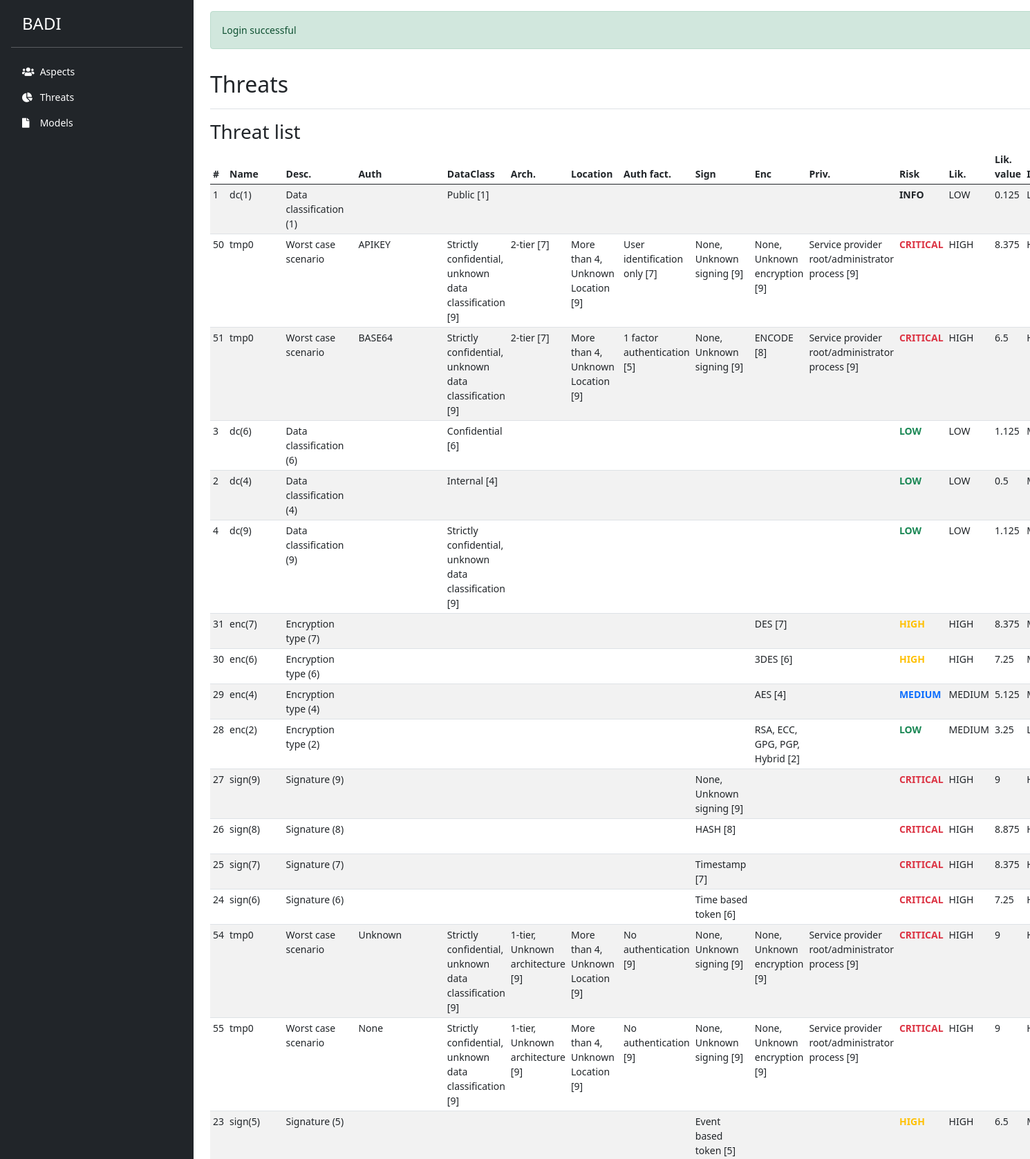
Page /index.php?page=threats (signed in, upper part) on the committed database.
### tables this page shows
CREATE TABLE `dshb_menu` (
  `id` int(11) NOT NULL,
  `icon` varchar(45) NOT NULL,
  `name` varchar(45) DEFAULT NULL,
  `href` varchar(25) NOT NULL,
  `min_user_role` int(11) NOT NULL
);

CREATE TABLE `threats` (
  `id` int(255) NOT NULL,
  `sl` int(10) DEFAULT NULL,
  `m` int(10) DEFAULT NULL,
  `o` int(10) DEFAULT NULL,
  `s` int(10) DEFAULT NULL,
  `ed` int(10) DEFAULT NULL,
  `ee` int(10) DEFAULT NULL,
  `a` int(10) DEFAULT NULL,
  `ide` int(10) DEFAULT NULL,
  `lc` int(10) DEFAULT NULL,
  `li` int(10) DEFAULT NULL,
  `lav` int(10) DEFAULT NULL,
  `lac` int(10) DEFAULT NULL,
  `fd` int(10) DEFAULT NULL,
  `rd` int(10) DEFAULT NULL,
  `nc` int(10) DEFAULT NULL,
  `pv` int(10) DEFAULT NULL,
  `threat_name` varchar(150) DEFAULT NULL,
  `threat_description` varchar(250) DEFAULT NULL,
  `dataclass` varchar(150) DEFAULT NULL,
  `architect` varchar(150) DEFAULT NULL,
  `authprot` varchar(150) DEFAULT NULL,
  `netloc` varchar(150) DEFAULT NULL,
  `authfact` varchar(150) DEFAULT NULL,
  `sign` varchar(150) DEFAULT NULL,
  `enc` varchar(150) DEFAULT NULL,
  `userpriv` varchar(150) DEFAULT NULL,
  `risklevel` varchar(150) DEFAULT NULL,
  `liklevel` varchar(150) DEFAULT '1',
  `likvalue` varchar(150) DEFAULT NULL,
  `implevel` varchar(150) DEFAULT NULL,
  `impvalue` varchar(150) DEFAULT NULL,
  `timestamp` timestamp NOT NULL DEFAULT current_timestamp() ON UPDATE current_timestamp()
);

### src/CoreFunctions.php (called while the page is built, shortened)
<?php
class CoreFunctions
{
    public static function isGranted($requiredRole = self::ROLE_USER)
    {
        if ($requiredRole == self::ROLE_RISK_ANALYST && in_array($_SESSION['role'], [self::ROLE_RISK_ANALYST])) {
            return true;
        }
        if ($requiredRole == self::ROLE_OPERATOR && in_array($_SESSION['role'], [self::ROLE_RISK_ANALYST, self::ROLE_OPERATOR])) {
            return true;
        }
        if ($requiredRole == self::ROLE_USER && in_array($_SESSION['role'], [self::ROLE_RISK_ANALYST, self::ROLE_OPERATOR, self::ROLE_USER])) {
            return true;
        }
        return false;
    }
}

### core.php (called while the page is built)
<?php
class Connection {
    private $servername = "localhost";
    private $username   = "root";
    private $password   = "";
    private $database   = "badi";
    public  $connection;
    public function __construct()
    {
        $this->connection = new mysqli($this->servername, $this->username,$this->password,$this->database);
        if(mysqli_connect_error()) {
            trigger_error("Failed to connect to MySQL: " . mysqli_connect_error());
        }else{
            return $this->connection;
        }
    }
    public function getConnection() {
        return $this->connection;
    }
    public function getMenuItems()
    {
        $sql = "SELECT m.icon, m.name, m.href, r.code FROM dshb_menu AS m INNER JOIN user_roles AS r ON m.min_user_role=r.id";
        $stm = $this->connection->query($sql);
        $data = array();
        while ($row = $stm->fetch_assoc()) {
            $data[] = $row;
        }
        return $data;
    }
}

### src/ThreatFunctions.php (called while the page is built, shortened)
<?php
class ThreatFunctions
{
    private $connection;
    public function __construct($connection) {
    $this->connection = $connection;
    }
    public function displayListThreats()
    {
        $query = "SELECT * FROM threats ORDER BY timestamp DESC";
        $result = $this->connection->query($query);
        if ($result->num_rows > 0) {
            $data = array();
            while ($row = $result->fetch_assoc()) {
                $data[] = $row;
            }
            return $data;
        }else{
            echo "No found records";
        }
    }
    public static function getRiskColour($value) {
        if($value == "CRITICAL") return 'text-danger';
        if($value == "HIGH") return 'text-warning';
        if($value == "MEDIUM") return 'text-primary';
        if($value == "LOW") return 'text-success';
        if($value == "INFO") return 'text-dark';
    }
}
?>

### parts/threats/threats.php (the view, shortened to what this page needs)
<?php
$threatFunctions = new ThreatFunctions($connection->getConnection());
?>
<div class="d-flex justify-content-between flex-wrap flex-md-nowrap align-items-center pt-3 pb-2 mb-3 border-bottom">
    <h1 class="h2">Threats</h1>
</div>
<div>
    <h3>Threat list
    </h3>
</div>
<div>
    <div class="table-responsive">
        <table class="table table-striped table-sm ">
                <thead>
                <tr>
                    <th>#</th>
                    <th>Name</th>
                    <th>Desc.</th>
                    <th>Auth</th>
                    <th>DataClass</th>
                    <th>Arch.</th>
                    <th>Location</th>
                    <th>Auth fact.</th>
                    <th>Sign</th>
                    <th>Enc</th>
                    <th>Priv.</th>
                    <th>Risk</th>
                    <th>Lik.</th>
                    <th>Lik. value</th>
                    <th>Imp.</th>
                </tr>
                </thead>
                <tbody>
                <?php
                $threats = $threatFunctions->displayListThreats();
                foreach ($threats as $threat) {
                $threatColour = $threatFunctions->getRiskColour($threat['risklevel']);
                ?>
                    <tr>
                        <td><?php echo $threat['id'] ?></td>
                        <td><?php echo $threat['threat_name'] ?></td>
                        <td><?php echo $threat['threat_description'] ?></td>
                        <td><?php echo $threat['authprot'] ?></td>
                        <td><?php echo $threat['dataclass'] ?></td>
                        <td><?php echo $threat['architect'] ?></td>
                        <td><?php echo $threat['netloc'] ?></td>
                        <td><?php echo $threat['authfact'] ?></td>
                        <td><?php echo $threat['sign'] ?></td>
                        <td><?php echo $threat['enc'] ?></td>
                        <td><?php echo $threat['userpriv'] ?></td>
                        <td class="<?php echo $threatColour; ?>"><b><?php echo $threat['risklevel'] ?></b></td>
                        <td><?php echo $threat['liklevel'] ?></td>
                        <td><?php echo $threat['likvalue'] ?></td>
                        <td><?php echo $threat['implevel'] ?></td>
                    </tr>
                <?php } ?>
                </tbody>
            </table>
    </div>
</div>

### parts/template/nav.php (shortened to what this page needs)
<?php
$menuItems = $connection->getMenuItems();
?>
<div class="d-flex flex-column flex-shrink-0 p-3 text-white bg-dark full-height" style="width: 280px;">
    <a href="index.php?page=homepage" class="d-flex align-items-center mb-3 mb-md-0 ms-3 text-white text-decoration-none table-responsive">
      <span class="fs-4">BADI</span>
    </a>
    <hr>
    <ul class="nav nav-pills flex-column mb-auto">
        <?php if (CoreFunctions::isGranted()) { ?>
            <?php foreach ($menuItems as $item) {  ?>
                <?php if (CoreFunctions::isGranted($item['code'])) {?>
                    <li class="nav-item">
                        <a href="<?php echo $item['href'] ?>" class="nav-link text-white" aria-current="page">
                            <span class="nav-icon"> <i class="<?php echo $item['icon'] ?> bi me-2"></i> </span>
                            <?php echo $item['name'] ?>
                        </a>
                    </li>
                <?php } ?>
            <?php } ?>
        <?php } ?>
    </ul>
</div>

### parts/template/head.php (style rules this page uses)
.nav-icon { width: 22px; display: inline-block; }
html, body { min-height: 100vh; }

### rows in the picture
dshb_menu: name "Aspects"
dshb_menu: name "Threats"
dshb_menu: name "Models"
threats: id "1", threat_name "dc(1)", threat_description "Data classification (1)", dataclass "Public [1]", risklevel "INFO", liklevel "LOW", likvalue "0.125"
threats: id "50", threat_name "tmp0", threat_description "Worst case scenario", authprot "APIKEY", dataclass "Strictly confidential, unknown data classification [9]", architect "2-tier [7]", netloc "More than 4, Unknown Location [9]", authfact "User identification only [7]", sign "None, Unknown signing [9]", enc "None, Unknown encryption [9]", userpriv "Service provider root/administrator process [9]", risklevel "CRITICAL", liklevel "HIGH", likvalue "8.375"
threats: id "51", threat_name "tmp0", threat_description "Worst case scenario", authprot "BASE64", dataclass "Strictly confidential, unknown data classification [9]", architect "2-tier [7]", netloc "More than 4, Unknown Location [9]", authfact "1 factor authentication [5]", sign "None, Unknown signing [9]", enc "ENCODE [8]", userpriv "Service provider root/administrator process [9]", risklevel "CRITICAL", liklevel "HIGH", likvalue "6.5"
threats: id "3", threat_name "dc(6)", threat_description "Data classification (6)", dataclass "Confidential [6]", risklevel "LOW", liklevel "LOW", likvalue "1.125"
threats: id "2", threat_name "dc(4)", threat_description "Data classification (4)", dataclass "Internal [4]", risklevel "LOW", liklevel "LOW", likvalue "0.5"
threats: id "4", threat_name "dc(9)", threat_description "Data classification (9)", dataclass "Strictly confidential, unknown data classification [9]", risklevel "LOW", liklevel "LOW", likvalue "1.125"
threats: id "31", threat_name "enc(7)", threat_description "Encryption type (7)", enc "DES [7]", risklevel "HIGH", liklevel "HIGH", likvalue "8.375"
threats: id "30", threat_name "enc(6)", threat_description "Encryption type (6)", enc "3DES [6]", risklevel "HIGH", liklevel "HIGH", likvalue "7.25"
threats: id "29", threat_name "enc(4)", threat_description "Encryption type (4)", enc "AES [4]", risklevel "MEDIUM", liklevel "MEDIUM", likvalue "5.125"
threats: id "28", threat_name "enc(2)", threat_description "Encryption type (2)", enc "RSA, ECC, GPG, PGP, Hybrid [2]", risklevel "LOW", liklevel "MEDIUM", likvalue "3.25"
threats: id "27", threat_name "sign(9)", threat_description "Signature (9)", sign "None, Unknown signing [9]", risklevel "CRITICAL", liklevel "HIGH", likvalue "9"
threats: id "26", threat_name "sign(8)", threat_description "Signature (8)", sign "HASH [8]", risklevel "CRITICAL", liklevel "HIGH", likvalue "8.875"
threats: id "25", threat_name "sign(7)", threat_description "Signature (7)", sign "Timestamp [7]", risklevel "CRITICAL", liklevel "HIGH", likvalue "8.375"
threats: id "24", threat_name "sign(6)", threat_description "Signature (6)", sign "Time based token [6]", risklevel "CRITICAL", liklevel "HIGH", likvalue "7.25"
threats: id "54", threat_name "tmp0", threat_description "Worst case scenario", authprot "Unknown", dataclass "Strictly confidential, unknown data classification [9]", architect "1-tier, Unknown architecture [9]", netloc "More than 4, Unknown Location [9]", authfact "No authentication [9]", sign "None, Unknown signing [9]", enc "None, Unknown encryption [9]", userpriv "Service provider root/administrator process [9]", risklevel "CRITICAL", liklevel "HIGH", likvalue "9"
threats: id "55", threat_name "tmp0", threat_description "Worst case scenario", authprot "None", dataclass "Strictly confidential, unknown data classification [9]", architect "1-tier, Unknown architecture [9]", netloc "More than 4, Unknown Location [9]", authfact "No authentication [9]", sign "None, Unknown signing [9]", enc "None, Unknown encryption [9]", userpriv "Service provider root/administrator process [9]", risklevel "CRITICAL", liklevel "HIGH", likvalue "9"
threats: id "23", threat_name "sign(5)", threat_description "Signature (5)", sign "Event based token [5]", risklevel "HIGH", liklevel "HIGH", likvalue "6.5"

### other values in the picture
$alert['message'] "Login successful"
